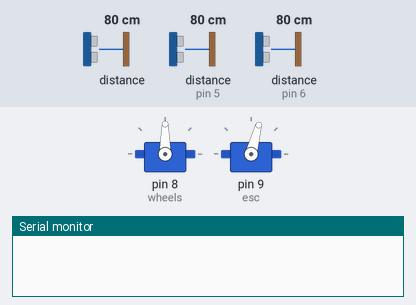
Simulated run of this sketch. Board: Arduino Uno, built with avr-gcc and run on an emulated ATmega328P. Parts: 2 × servo, the last lines printed to the serial monitor. Wiring (inferred from the names in the program): 2 × range finder with pulse-width output: data pin 5 / data pin 6; LIDAR-Lite range finder at I2C address 0x62. Inputs (shaded band) come from the test bench; at power-on: distance to the obstacle 80 cm, distance to the obstacle (sensors on pin 5, pin 6) 80 cm. The echo pulse lasts 58.3 µs per cm.

Above: at 3.1 s.
At 7.15 s:
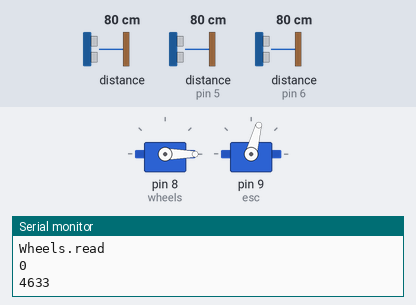
At 11.2 s:
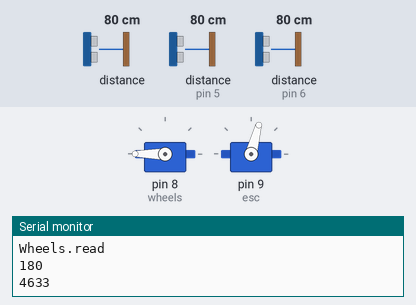
Timing chart, 0 to 12.4 s (numbered marks = the images above):
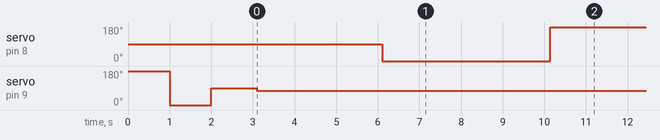

The sketch:

rc_car.ino.ino
```cpp
#include <PID_v1.h>
#include <Wire.h>
#include <Servo.h>
#include <PID_v1.h>
#define sonarPin1 5
#define sonarPin2 6
long pulse1,pulse2, inches1,inches2;
int preverr;
int ierr = 0;
int encodercount = 0;
#define    LIDARLite_ADDRESS   0x62          // Default I2C Address of LIDAR-Lite.
#define    RegisterMeasure     0x00          // Register to write to initiate ranging.
#define    MeasureValue        0x04          // Value to initiate ranging.
#define    RegisterHighLowB    0x8f          // Register to get both High and Low bytes in 1 call.

int reading = 0;


float Kd = 0.75 ; float Ki = 15;
float Kp = 5.5;  double set;
  double input,output;
  PID myPID(&input, &output, &set, Kp, Ki, Kd, DIRECT);
  const int samplerate = 1;
Servo wheels; // servo for turning the wheels
Servo esc; // not actually a servo, but controlled like one!
bool startup = true; // used to ensure startup only happens once
int startupDelay = 1000; // time to pause at each calibration step
double maxSpeedOffset = 45; // maximum speed magnitude, in servo 'degrees'
double maxWheelOffset = 85; // maximum wheel turn magnitude, in servo 'degrees'

void setup()
{
  wheels.attach(8); // initialize wheel servo to Digital IO Pin #8
  esc.attach(9); // initialize ESC to Digital IO Pin #9
  /*  If you're re-uploading code via USB while leaving the ESC powered on,
   *  you don't need to re-calibrate each time, and you can comment this part out.
   */

  calibrateESC();
  //set = wheels.read();
  //myPID.SetMode(AUTOMATIC);
  long pulsemem1 = pulseIn(sonarPin1,HIGH);
  long inchesmem1 = pulsemem1/147;
   long pulsemem2 = pulseIn(sonarPin2,HIGH);
  long inchesmem2 = pulsemem2/147;
  Serial.begin(9600);
  Wire.begin();
  double input = wheels.read();
  double set = 90;
  myPID.SetMode(AUTOMATIC);
}


/* Convert degree value to radians */
double degToRad(double degrees){
  return (degrees * 71) / 4068;
}

/* Convert radian value to degrees */
double radToDeg(double radians){
  return (radians * 4068) / 71;
}

/* Calibrate the ESC by sending a high signal, then a low, then middle.*/
void calibrateESC(){
    esc.write(180); // full backwards
    delay(startupDelay);
    esc.write(0); // full forwards
    delay(startupDelay);
    esc.write(90); // neutral
    delay(startupDelay);
    esc.write(90); // reset the ESC to neutral (non-moving) value
}

/* Oscillate between various servo/ESC states, using a sine wave to gradually
 *  change speed and turn values.
 */
void oscillate(){
   esc.write(75);
   // wheels.write(90);
    delay(1000);
    //pin 5 is right
      Wire.beginTransmission((int)LIDARLite_ADDRESS); // transmit to LIDAR-Lite
  Wire.write((int)RegisterMeasure); // sets register pointer to  (0x00)
  Wire.write((int)MeasureValue); // sets register pointer to  (0x00)
  Wire.endTransmission(); // stop transmitting

  delay(20); // Wait 20ms for transmit

  Wire.beginTransmission((int)LIDARLite_ADDRESS); // transmit to LIDAR-Lite
  Wire.write((int)RegisterHighLowB); // sets register pointer to (0x8f)
  Wire.endTransmission(); // stop transmitting

  delay(2000); // Wait 20ms for transmit

  Wire.requestFrom((int)LIDARLite_ADDRESS, 2); // request 2 bytes from LIDAR-Lite

  if(2 <= Wire.available()) // if two bytes were received
  {
    reading = Wire.read(); // receive high byte (overwrites previous reading)
    reading = reading << 8; // shift high byte to be high 8 bits
    reading |= Wire.read(); // receive low byte as lower 8 bits
    Serial.println(reading); // print the reading
    if(reading <=18)

  //}
    //if(detect(0)){
      int mem = wheels.read();

          wheels.write(90+wheels.read());

        // delay(2000);

        input = wheels.read();
        myPID.Compute();
       // wheels.write(wheels.read()-mem);
        wheels.write(output);
        }
        else if(detect(1)){
          int mem = wheels.read();
          wheels.write(180-mem);
         // delay(2000);
          input = wheels.read();
          myPID.Compute();
          wheels.write(output);
        }


     Serial.println("Wheels.read");
     Serial.println(wheels.read());
     Serial.println(pulseIn(sonarPin2,HIGH));

     delay(1000);
    }


boolean detect(int sensor){
  boolean result = false;long value1,value2;
  if (sensor == 0){pulse1 = pulseIn(sonarPin1, HIGH);
  //147uS per inch
  inches1 = pulse1/147;
   value1 = inches1 * 2.54;}
  else if (sensor == 1){pulse2 = pulseIn(sonarPin2, HIGH);
  inches2 = pulse2/147;
  //change inches to centimetres
   value2 = inches2 * 2.54;}

  delay(500);
  if (value1 <= 18  || value2 <=18 ) {result = true;}
  return result;

}
 float getdegree(){
  Wire.beginTransmission(0x21);
  Wire.write("A");     // Send "Get Data" command, info from Datasheet
  delay(100);         // interface command delay, info from Datasheet
  Wire.requestFrom(0x21, 2); //get the two data bytes, MSB and LSB
  byte MSB = Wire.read(); // Result will be in tenths of degrees (0 to 3599)
  byte LSB = Wire.read(); // Provided in binary format over two bytes."
  Wire.endTransmission();
  // Compute result from the two bytes results
  float myres = ((MSB << 8) + LSB) / 10;
  return myres;
  // Display result
  Serial.print(myres);
  Serial.println(" degrees");
  //delay(10);
}
void loop()
{
   oscillate();
}
```

Measured:
- by itself, servo on pin 8 (wheels): alternates 180° for 4.1 s and 0° for 4.1 s
- by itself, servo on pin 9 (esc): 180° → 0° at 1.0 s, → 90° 1.0 s later, → 75° 1.1 s later
